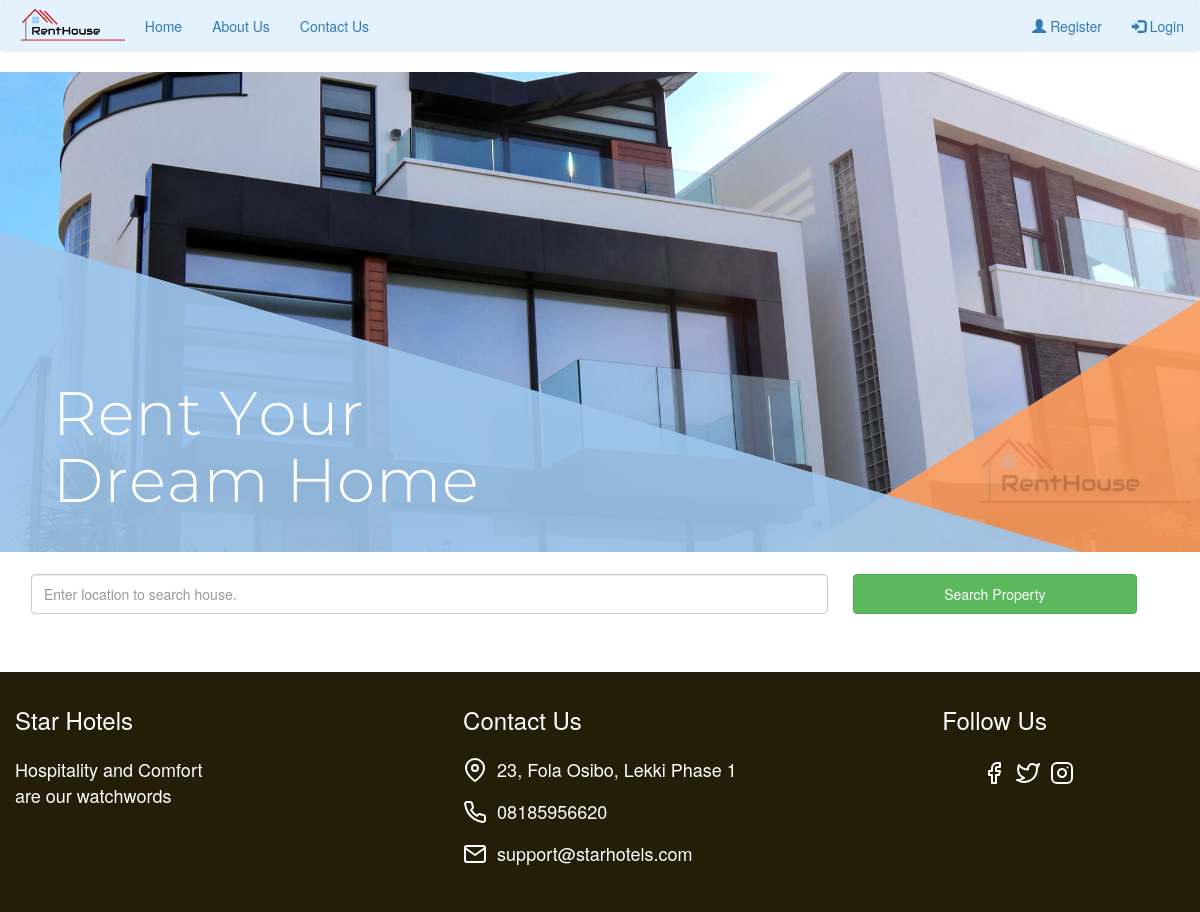
Before: / with the older database file.
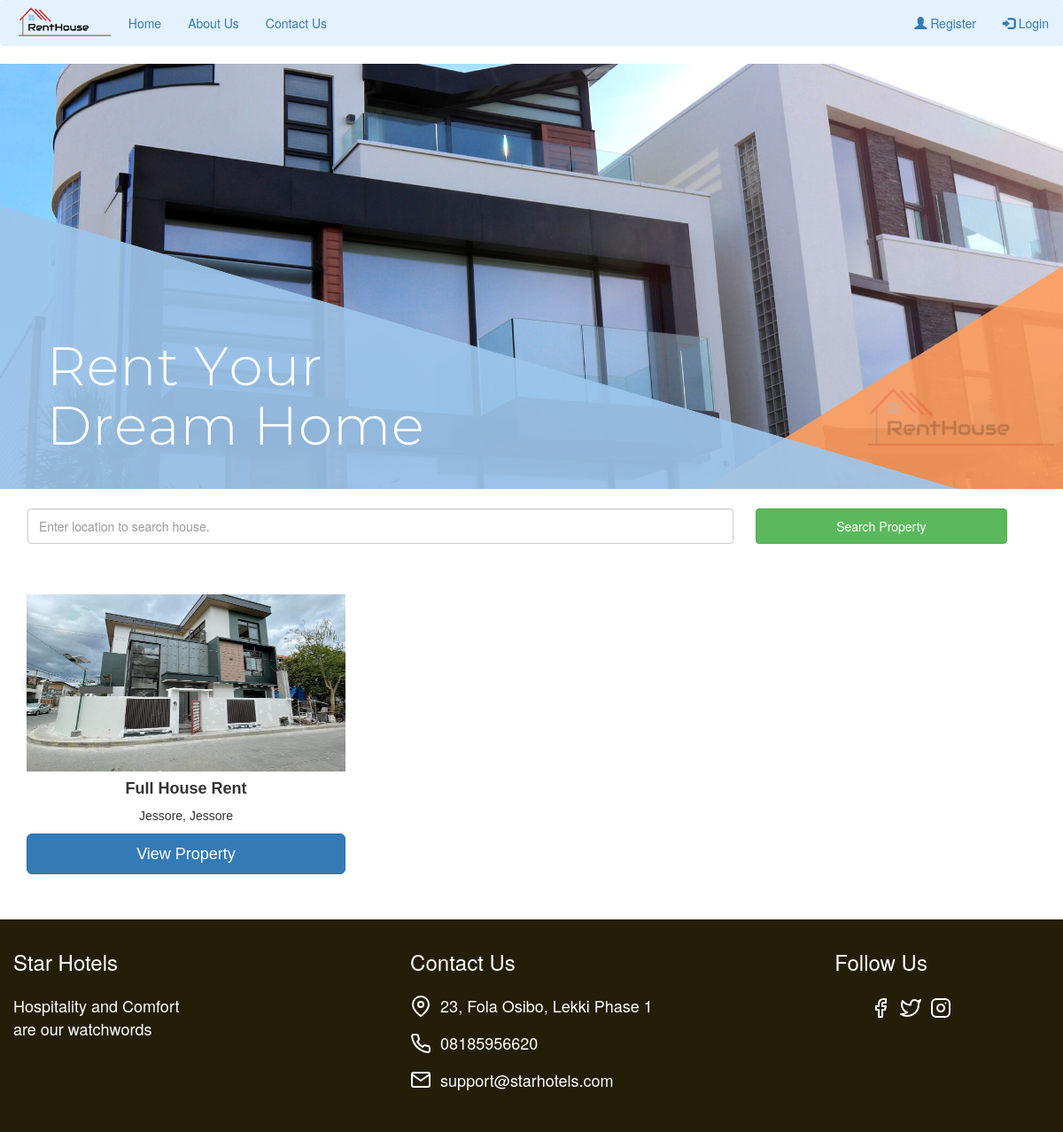
After: the same page with the newer database file.
### tables this page shows
CREATE TABLE `add_property` (
  `property_id` int(10) NOT NULL,
  `country` varchar(50) NOT NULL,
  `province` varchar(50) NOT NULL,
  `zone` varchar(50) NOT NULL,
  `district` varchar(50) NOT NULL,
  `city` varchar(100) NOT NULL,
  `vdc_municipality` varchar(50) NOT NULL,
  `ward_no` int(10) NOT NULL,
  `tole` varchar(100) NOT NULL,
  `contact_no` varchar(30) NOT NULL,
  `property_type` varchar(50) NOT NULL,
  `estimated_price` bigint(10) NOT NULL,
  `total_rooms` int(10) NOT NULL,
  `bedroom` int(10) NOT NULL,
  `living_room` int(10) NOT NULL,
  `kitchen` int(10) NOT NULL,
  `bathroom` int(10) NOT NULL,
  `description` varchar(2000) NOT NULL,
  `latitude` decimal(9,6) NOT NULL,
  `longitude` decimal(9,6) NOT NULL,
  `owner_id` int(10) NOT NULL,
  `booked` varchar(255) NOT NULL
);

CREATE TABLE `property_photo` (
  `property_photo_id` int(12) NOT NULL,
  `p_photo` varchar(500) NOT NULL,
  `property_id` int(11) NOT NULL
);

### property-list.php (the view, shortened to what this page needs)
<?php
include("config/config.php");
?>
<!DOCTYPE html>
<html>
<head>
</head>
<body>
  <?php
  $sql = "SELECT * FROM add_property";
  $query = mysqli_query($db, $sql);
  if (mysqli_num_rows($query) > 0) {
    while ($rows = mysqli_fetch_assoc($query)) {
      $property_id = $rows['property_id'];
  ?>
      <div class="col-sm-12 col-md-4">
        <div class="card">
          <?php
          $sql2 = "SELECT * FROM property_photo where property_id='$property_id'";
          $query2 = mysqli_query($db, $sql2);
          if (mysqli_num_rows($query2) > 0) {
            $row = mysqli_fetch_assoc($query2);
            $photo = $row['p_photo'];
            echo  '<img class="image" src="owner/' . $photo . '">';
          } ?>
          <h4><b><?php echo $rows['property_type']; ?></b></h4>
          <p><?php echo $rows['city'] . ', ' . $rows['district'] ?></p>
          <p><?php echo '<a href="view-property.php?property_id=' . $rows['property_id'] . '"  class="btn btn-lg btn-primary btn-block" >View Property </a><br>'; ?></p><br>
        </div>
      </div>
</body>
</html>
<?php
    }
  }
?>

### navbar.php (shortened to what this page needs)
<!DOCTYPE html>
<html lang="en">
<head>
  <link rel="stylesheet" href="https://maxcdn.bootstrapcdn.com/bootstrap/3.4.1/css/bootstrap.min.css">
  <link rel="stylesheet" href="assets/css/global-footer.css">
  <nav class="navbar navbar-expand-sm navbar-light justify-content-between" style="background-color: #e3f2fd;">
    <div class="container-fluid">
      <a class="navbar-header" href="index.php">
        <img src="images/logo.png" alt="logo" style="height:50px;">
      </a>
      <ul class="nav navbar-nav">
        <li class="nav-item">
          <a class="nav-link" href="index.php">Home</a>
        </li>
        <li class="nav-item">
          <a class="nav-link" href="about-us.php">About Us</a>
        </li>
        <li class="nav-item">
          <a class="nav-link" href="contact-page.php">Contact Us</a>
        </li>
      </ul>
      <ul class="nav navbar-nav navbar-right">
        <?php
        if (isset($_SESSION["email"]) && !empty($_SESSION['email'])) {
        ?>
          <li class="dropdown">
            <a class="dropdown-toggle" data-toggle="dropdown" href="#"><span class="glyphicon glyphicon-user"></span> My Profile
              <span class="caret"></span></a>
            <ul class="dropdown-menu">
              <li><a href="profile.php">Profile</a></li>
              <li><a href="booked-property.php">Booked Property</a></li>
              <li><a href="logout.php">Logout</a></li>
            </ul>
          </li>
        <?php
        } else { ?>
          <li><a href="how-to-register.php"><span class="glyphicon glyphicon-user"></span> Register</a></li>
          <li><a href="how-to-login.php"><span class="glyphicon glyphicon-log-in"></span> Login</a></li>
        <?php } ?>
      </ul>
    </div>
  </nav>
  </body>
</html>

### index.php (shortened to what this page needs)
<?php
include("navbar.php");
?>
<div class="bg"></div><br>
<div class="container active-cyan-4 mb-4 inline">
  <form method="POST" action="search-property.php" class="form-group" style="display: flex;">
    <input class="form-control" type="text" placeholder="Enter location to search house." name="search_property" aria-label="Search" style="width: 70%; height:40px; margin-right:25px">
    <button class="btn btn-success" style="width: 25%;">Search Property</button>
  </form>
</div>
<section>
  <div class="row" style="margin:auto;">
    <div class="col-md-12">
      <?php
      include("property-list.php");
      ?>
    </div>
</section>
<?php
include("footer.php")
?>

### footer.php
<footer class="footer">
    <div class="footer-container">
        <nav class="footer-nav">
            <div class="footer-description">
                <h3 class="footer-description-title">Star Hotels</h3>
                <p>Hospitality and Comfort are our watchwords</p>
            </div>
            <div class="footer-contact-us">
                <h3 class="footer-description-title">Contact Us</h3>
                <p class="footer-description-detail">
                    <img src="./assets/img/map-pin.svg" class="footer-description-icon" alt="star hotel location">
                    <span>23, Fola Osibo, Lekki Phase 1</span>
                </p>
                <p class="footer-description-detail">
                    <img src="./assets/img/phone.svg" class="footer-description-icon" alt="star hotels phone number">
                    <span>
                        08185956620</span>
                </p>
                <p class="footer-description-detail">
                    <img src="./assets/img/mail.svg" class="footer-description-icon" alt="star hotels email">
                    <span>support@starhotels.com</span>
                </p>
            </div>
            <div class="footer-follow-us">
                <h3 class="footer-description-title">Follow Us</h3>
                <ul class="footer-follow-us-lists">
                    <li class="follow-us-list">
                        <a href="">
                            <img src="./assets/img/facebook.svg" alt="star hotels facebook page">
                        </a>
                    </li>
                    <li class="follow-us-list">
                        <a href="">
                            <img src="./assets/img/twitter.svg" alt="star hotels twitter page">
                        </a>
                    </li>
                    <li class="follow-us-list">
                        <a href="">
                            <img src="./assets/img/instagram.svg" alt="star hotels instagram page">
                        </a>
                    </li>
                </ul>
            </div>
        </nav>
    </div>
</footer>

### assets/css/global-footer.css (style rules this page uses)
.footer { background-color: #241e09; color: #fff; min-height: 240px; }
.footer-container { max-width: 1200px; margin: 0 auto; padding: 1.5rem; display: flex; flex-direction: column; justify-content: start; min-height: 240px; font-size: 18px; }
.footer-nav { display: grid; justify-items: start; grid-gap: 70px; grid-template-columns: repeat(auto-fit, minmax(280px, 1fr)); }
.footer-description { max-width: 210px; justify-self: start; }
.footer-description-title { margin-bottom: 24px; font-size: 24px; }
.footer-description-detail { display: flex; align-items: center; margin-bottom: 16px; }
.footer-description-icon { padding-right: 10px; }
.footer-follow-us-lists { display: flex; text-decoration: none; list-style-type: none; }
.follow-us-list { justify-self: start; padding-right: 10px; }
@media (min-width: 768px) { .footer-nav { justify-items: start; } }
@media (min-width: 1200px) { .footer-nav { justify-items: center; } }

### index.php (style rules this page uses)
body, html { height: 100%; margin: 0; }
.bg { background-image: url("images/carousel.png"); height: 60%; background-position: bottom; background-repeat: no-repeat; background-size: cover; }

### property-list.php (style rules this page uses)
.card { box-shadow: 0 4px 8px 0 rgba(0, 0, 0, 0.2); max-width: 100%; min-width: 100%; margin: auto; text-align: center; font-family: arial; display: inline; }
.container { padding: 2px 16px; }
.btn { width: 100%; }
.image { min-width: 100%; min-height: 200px; max-width: 100%; max-height: 200px; }

Changed rows visible on the page:
added add_property: property_photo.p_photo (picture), property_type "Full House Rent", city "Jessore", district "Jessore"
